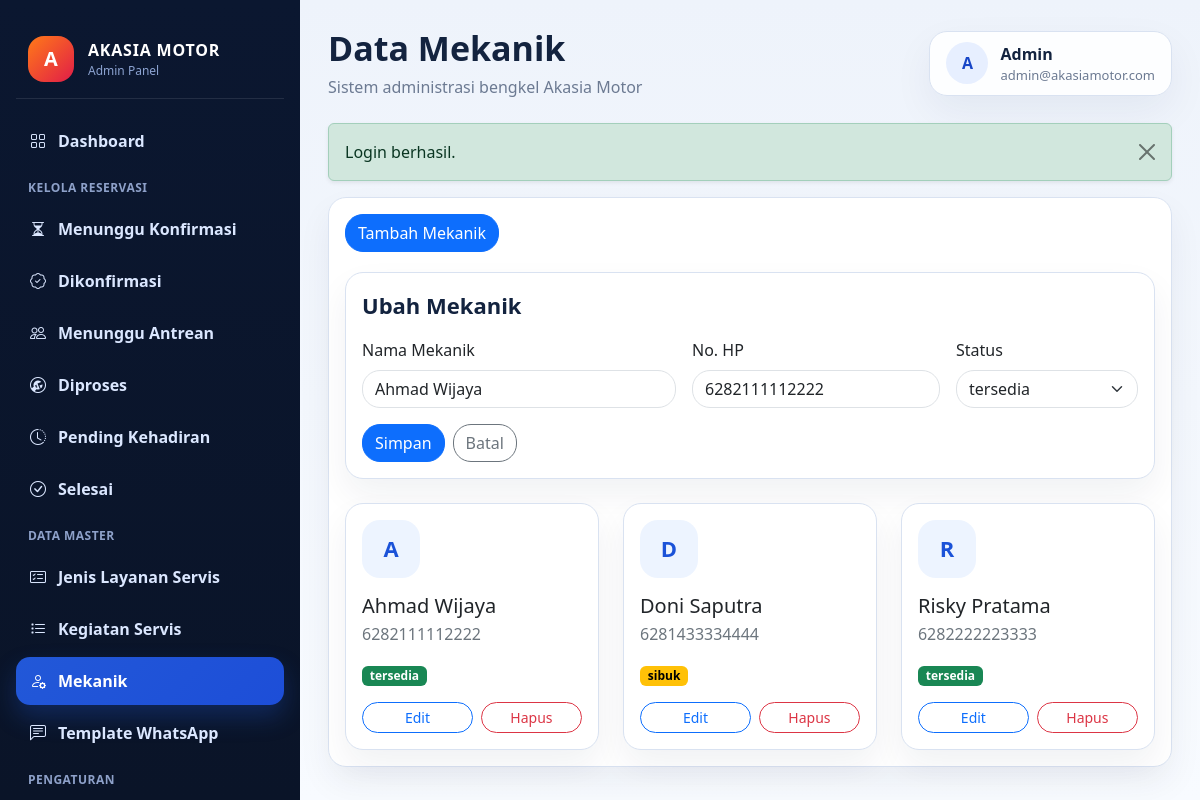
The page /akasia_admin/index.php?page=mekanik&edit=1 (signed in) on the database its author committed.
### tables this page shows
CREATE TABLE `mekanik` (
  `id` int(11) NOT NULL,
  `nama` varchar(100) NOT NULL,
  `no_hp` varchar(20) DEFAULT NULL,
  `status` enum('tersedia','sibuk','libur') NOT NULL DEFAULT 'tersedia',
  `foto` varchar(255) DEFAULT NULL,
  `created_at` timestamp NOT NULL DEFAULT current_timestamp()
);

### akasia_admin/index.php (called while the page is built, shortened)
<?php
require __DIR__ . '/includes/functions.php';
$page = $_GET['page'] ?? 'dashboard';
$pageFile = __DIR__ . '/pages/' . $page . '.php';
require __DIR__ . '/layout/header.php';
require __DIR__ . '/layout/sidebar.php';
require $pageFile;
require __DIR__ . '/layout/footer.php';

### akasia_admin/includes/functions.php (called while the page is built, shortened)
<?php
function getMekanikBadgeClass(string $status): string
{
    return match ($status) {
        'sibuk' => 'text-bg-warning',
        'libur' => 'text-bg-secondary',
        default => 'text-bg-success',
    };
}

### akasia_admin/pages/mekanik.php (the view, shortened to what this page needs)
<?php
$mekanikStmt = $pdo->query("SELECT id, nama, no_hp, status FROM mekanik ORDER BY nama ASC");
$mekanikList = $mekanikStmt->fetchAll();
$editId = (int) ($_GET['edit'] ?? 0);
$showForm = ($_GET['form'] ?? '') === 'tambah' || $editId > 0;
$mekanikEdit = [
    'id' => 0,
    'nama' => '',
    'no_hp' => '',
    'status' => 'tersedia'
];
if ($editId > 0) {
    $editStmt = $pdo->prepare("SELECT id, nama, no_hp, status FROM mekanik WHERE id = :id LIMIT 1");
    $editStmt->execute([':id' => $editId]);
    $mekanikEditData = $editStmt->fetch();
    if ($mekanikEditData) {
        $mekanikEdit = $mekanikEditData;
    }
}
?>
<div class="card border-0 shadow-sm">
    <div class="card-body">
        <div class="toolbar">
            <div class="toolbar-group">
                <a href="index.php?page=mekanik&form=tambah" class="btn btn-primary">Tambah Mekanik</a>
            </div>
        </div>
        <?php if ($showForm): ?>
            <div class="card border form-panel mb-4">
                <div class="card-body">
                    <div class="section-title mb-3"><?= $mekanikEdit['id'] ? 'Ubah Mekanik' : 'Tambah Mekanik' ?></div>
                    <form method="post" action="index.php?page=mekanik">
                        <div class="row g-3">
                            <div class="col-md-5">
                                <label class="form-label">Nama Mekanik</label>
                                <input type="text" name="nama" class="form-control" value="<?= htmlspecialchars($mekanikEdit['nama']) ?>" required>
                            </div>
                            <div class="col-md-4">
                                <label class="form-label">No. HP</label>
                                <input type="text" name="no_hp" class="form-control" value="<?= htmlspecialchars($mekanikEdit['no_hp'] ?: '') ?>">
                            </div>
                            <div class="col-md-3">
                                <label class="form-label">Status</label>
                                <select name="status_mekanik" class="form-select">
                                    <?php foreach (['tersedia', 'sibuk', 'libur'] as $statusOption): ?>
                                        <option value="<?= htmlspecialchars($statusOption) ?>" <?= $mekanikEdit['status'] === $statusOption ? 'selected' : '' ?>><?= htmlspecialchars($statusOption) ?></option>
                                    <?php endforeach; ?>
                                </select>
                            </div>
                            <div class="col-12 d-flex gap-2">
                                <button type="submit" class="btn btn-primary">Simpan</button>
                                <a href="index.php?page=mekanik" class="btn btn-outline-secondary">Batal</a>
                            </div>
                        </div>
                    </form>
                </div>
            </div>
        <?php endif; ?>
        <div class="row g-4">
            <?php foreach ($mekanikList as $mekanik): ?>
                <div class="col-12 col-md-6 col-xl-4">
                    <div class="card mechanic-card border">
                        <div class="card-body">
                            <div class="mechanic-avatar"><?= strtoupper(substr($mekanik['nama'], 0, 1)) ?></div>
                            <h5 class="mb-1"><?= htmlspecialchars($mekanik['nama']) ?></h5>
                            <div class="text-secondary mb-3"><?= htmlspecialchars($mekanik['no_hp'] ?: '-') ?></div>
                            <div class="mb-3">
                                <span class="badge <?= getMekanikBadgeClass($mekanik['status']) ?>"><?= htmlspecialchars($mekanik['status']) ?></span>
                            </div>
                            <div class="d-flex gap-2">
                                <a href="index.php?page=mekanik&edit=<?= (int) $mekanik['id'] ?>" class="btn btn-outline-primary btn-sm w-100">Edit</a>
                                <form method="post" action="index.php?page=mekanik" class="w-100">
                                    <button type="submit" class="btn btn-outline-danger btn-sm w-100" onclick="return confirm('Hapus data mekanik ini?');">Hapus</button>
                                </form>
                            </div>
                        </div>
                    </div>
                </div>
            <?php endforeach; ?>
        </div>
    </div>
</div>

### akasia_admin/assets/css/style.css (style rules this page uses)
:root { --sidebar-bg: #0b1730; --sidebar-soft: #11244a; --sidebar-active: #2258d8; --sidebar-text: #dbe7ff; --body-bg: #f4f7fb; --surface: #ffffff; --border: #d9e2f1; --title: #13233f; --muted: #6c7a92; --success-soft: #e9fbf0; --warning-soft: #fff5de; --danger-soft: #fff0ef; }
* { box-sizing: border-box; }
body { margin: 0; font-family: "Segoe UI", Tahoma, Geneva, Verdana, sans-serif; background: linear-gradient(180deg, #eef3fb 0%, #f8fbff 100%); color: var(--title); overflow-x: hidden; }
.avatar-circle, .mechanic-avatar { display: grid; place-items: center; font-weight: 800; }
.card, .topbar-user, .form-control, .form-select, .btn, .modal-content { border-radius: 18px; }
.card { border: 1px solid var(--border) !important; box-shadow: 0 16px 34px rgba(16, 37, 74, 0.06) !important; }
.section-title { font-size: 22px; font-weight: 800; color: var(--title); margin-bottom: 18px; }
.toolbar { display: flex; align-items: center; justify-content: space-between; gap: 16px; margin-bottom: 20px; flex-wrap: wrap; }
.toolbar-group { display: flex; align-items: center; gap: 12px; flex-wrap: wrap; }
.checklist-box, .setting-box, .form-panel { background: #fff; border: 1px solid var(--border); border-radius: 18px; }
.mechanic-card { overflow: hidden; }
.mechanic-avatar { width: 58px; height: 58px; border-radius: 18px; background: #edf4ff; color: #1b52d8; font-size: 22px; margin-bottom: 16px; }

### rows shown on the page
mekanik: nama "Ahmad Wijaya", no_hp "6282111112222", status_mekanik "tersedia", nama "A", status "tersedia"
mekanik: nama "D", nama "Doni Saputra", no_hp "6281433334444", status "sibuk"
mekanik: nama "R", nama "Risky Pratama", no_hp "6282222223333", status "tersedia"

### other values the page prints
$pageTitle "Data Mekanik"
substr($adminUser['nama'] ?? 'A', 0, 1) "A"
$adminUser['nama'] "Admin"
$adminUser['email'] "admin@akasiamotor.com"
$flash['message'] "Login berhasil."
